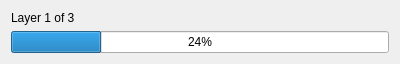
<?xml version="1.0" encoding="UTF-8"?>
<ui version="4.0">
 <class>guided_offline_editing_progress_dialog</class>
 <widget class="QDialog" name="guided_offline_editing_progress_dialog">
  <property name="geometry">
   <rect>
    <x>0</x>
    <y>0</y>
    <width>400</width>
    <height>60</height>
   </rect>
  </property>
  <property name="contextMenuPolicy">
   <enum>Qt::NoContextMenu</enum>
  </property>
  <property name="windowTitle">
   <string>Dialog</string>
  </property>
  <layout class="QVBoxLayout" name="verticalLayout">
   <item>
    <widget class="QLabel" name="progress_label">
     <property name="text">
      <string>Layer 1 of 3</string>
     </property>
    </widget>
   </item>
   <item>
    <widget class="QProgressBar" name="progress_bar">
     <property name="value">
      <number>24</number>
     </property>
    </widget>
   </item>
  </layout>
 </widget>
 <resources/>
 <connections/>
</ui>
